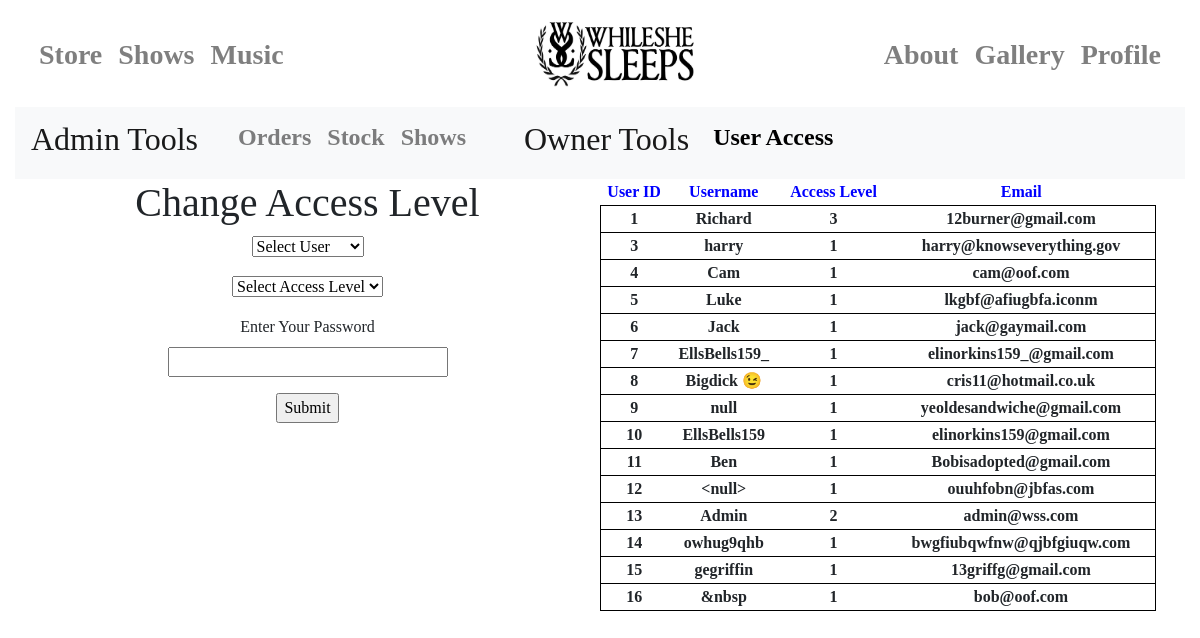
Before: /admin/users (signed in) with the older database file.
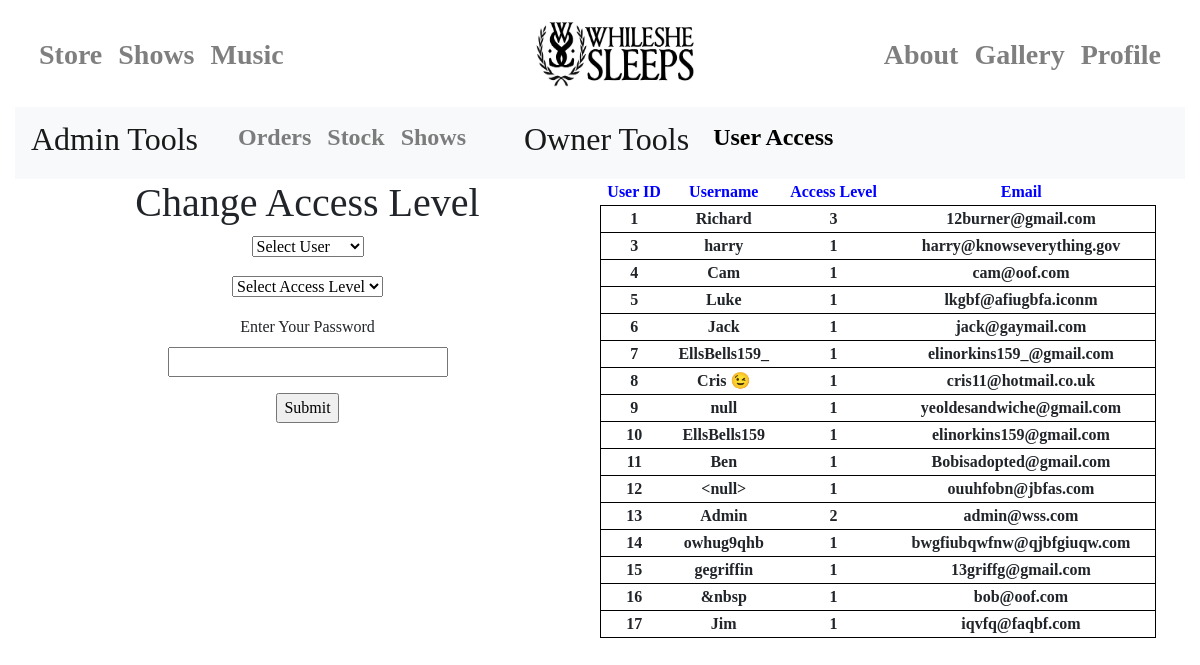
After: the same page with the newer database file.
### app/models.py (models this page shows, shortened)
class User(UserMixin, db.Model):
    id = db.Column(db.Integer, primary_key=True)
    username = db.Column(db.String(64), index=True, unique=True)
    email = db.Column(db.String(120), index=True, unique=True)
    password_hash = db.Column(db.String(128))
    name = db.Column(db.String(40), index=True)
    address1 = db.Column(db.String(40), index=True)
    address2 = db.Column(db.String(40), index=True)
    towncity = db.Column(db.String(40), index=True)
    postcode = db.Column(db.String(40), index=True)
    accesslevel = db.Column(db.Integer, index=True)
    card = db.Column(db.String)

### app/routes.py (the view)
@app.route("/admin/users", methods=["GET", "POST"])
def owner_user_access():
    if current_user.is_anonymous:
        return redirect(404)
    else:
        for j in User.query.all():
            if current_user.id == j.id:
                if j.accesslevel == 3:
                    form = edit_user_level()
                    if form.validate_on_submit():
                        for i in User.query.all():
                            if i.username == str(form.username.data):
                                i.accesslevel = form.accesslevel.data
                                db.session.commit()
                                flash("Changes Made")
                    return render_template("user/admin/all_users.html", title="Admin-", users=User.query.all(), form=form)

### app/forms.py
class edit_user_level(FlaskForm):
    the_list = [(None, "Select User")]
    for i in User.query.all():
        the_list.append((str(i.username), str(i.username)))
    username = SelectField(
        choices=the_list
    )
    accesslevel = SelectField(
        choices=[(None, "Select Access Level"), ("1", "1"), ("2", "2"), ("3", "3")]
    )
    password = PasswordField("Enter Your Password ", validators=[DataRequired()])
    submit = SubmitField("Submit")

### app/models.py (called while the page is built)
@login.user_loader
def load_user(the_id):
    return User.query.get(int(the_id))

### app/templates/user/admin/all_users.html (shortened to what this page needs)
{% extends"user/admin/admin_layout.html" %}
{% block body %}
    <div class="text-center" style="float: left;width: 50%;font-family: Rockwell">
    <h1>Change Access Level</h1>
            <form action="" method="post">
                <p>
                    {{ form.username(size=1) }}
                </p>
                <p>
                    {{ form.accesslevel(size=1) }}
                </p>
                <p>
                    {{ form.password.label }}<br>
                    {{ form.password(size=28) }}<br>
                </p>
                <p>{{ form.submit() }}</p>
            </form>
    </div>
<div class="text-center" style="float: left;width: 50%; font-family: Rockwell">
<table width="95%">
    <tr style="color: blue">
        <th>User ID</th>
        <th>Username</th>
        <th>Access Level</th>
        <th>Email</th>
    </tr>
    {% for i in users %}
        <tr style="border: solid 1px black">
        <th>{{ i.id }}</th>
        <th>{{ i.username }}</th>
        <th>{{ i.accesslevel }}</th>
        <th>{{ i.email }}</th>
        </tr>
    {% endfor %}
</table>
    </div>
{% endblock %}

### app/templates/user/admin/admin_navbar.html (shortened to what this page needs)
<nav class="navbar navbar-expand-md navbar-light bg-light mb-4">
    <a class="navbar-brand" href="/admin" style="font-family: 'Century Gothic'"><h1 style="font-size: 160%">Admin Tools</h1></a>
      <div class="collapse navbar-collapse" id="navbarCollapse">
        <ul class="navbar-nav mr-auto">
            <li class="nav-item">
                <a class="nav-link">    </a>
            </li>
            <li class="nav-item">
                <a id="admin_orders" class="nav-link" href="/admin/orders"><h1 style="font-size:150%;font-family: 'Century Gothic'"><b>Orders</b></h1></a>
          </li>
          <li class="nav-item">
            <a id="admin_stock" class="nav-link" href="/admin/stock"><h1 style="font-size:150%;font-family: 'Century Gothic'"><b>Stock</b></h1></a>
          </li>
            <li class="nav-item">
                <a id="admin_shows" class ="nav-link" href="/admin/shows"><h1 style="font-size:150%;font-family: 'Century Gothic'"><b>Shows</b></h1></a>
            </li>
            {%  for i in users %}
                {% if i.id == current_user.id %}
                    {% if i .accesslevel ==3 %}
                        <li class="navbar-brand"><h1 style="font-size: 160%;font-family: 'Century Gothic';margin-left: 50px">Owner Tools</h1> </li>
                        <li><a id="owner_access" class="nav-link" href="/admin/users"><h1 style="font-size: 150%;font-family: 'Century Gothic'"><b>User Access</b></h1></a> </li>
                    {% endif %}
                {% endif %}
            {% endfor %}
        </ul>
      </div>
    </nav>

Changed rows visible on the page:
changed User "cris11@hotmail.co.uk": username "Bigdick 😉" → "Cris 😉"
added User: id "17", username "Jim", accesslevel "1", email "iqvfq@faqbf.com", shown under "Change Access Level"
